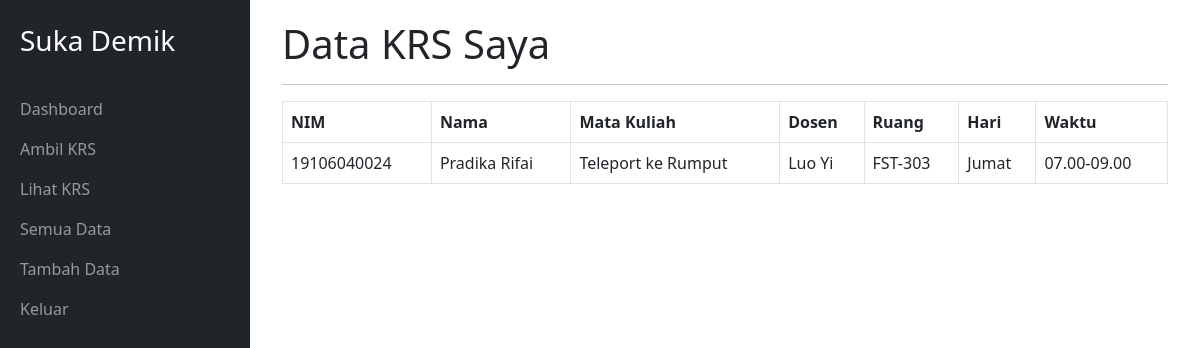
The app's page /krsku.php (signed in) with its own data.
### tables this page shows
CREATE TABLE `jadwal` (
  `id` bigint(20) NOT NULL,
  `nim` bigint(20) NOT NULL,
  `nid` bigint(20) NOT NULL,
  `idm` bigint(20) NOT NULL,
  `idw` bigint(20) NOT NULL
);

CREATE TABLE `mahasiswa` (
  `nim` bigint(20) NOT NULL,
  `nama_mhs` varchar(50) NOT NULL,
  `password` varchar(255) NOT NULL,
  `semester` int(11) NOT NULL,
  `jenkel` varchar(10) NOT NULL,
  `jurusan` varchar(50) NOT NULL
);

CREATE TABLE `matkul` (
  `idm` bigint(11) NOT NULL,
  `nid` bigint(20) NOT NULL,
  `idw` bigint(20) NOT NULL,
  `nama_mk` varchar(50) NOT NULL,
  `semester` int(11) NOT NULL,
  `sks` int(11) NOT NULL
);

CREATE TABLE `dosen` (
  `nid` bigint(20) NOT NULL,
  `nama_dsn` varchar(50) NOT NULL,
  `jenkel` varchar(10) NOT NULL
);

CREATE TABLE `waktu` (
  `idw` bigint(20) NOT NULL,
  `waktu` varchar(50) NOT NULL,
  `hari` varchar(50) NOT NULL,
  `ruangan` varchar(50) NOT NULL
);

### krsku.php (the view, shortened to what this page needs)
<?php
include 'include/header.php';
$nim = $_SESSION['nim'];
$result = mysqli_query($mysqli, "SELECT
*
FROM jadwal
LEFT JOIN mahasiswa
ON jadwal.nim = mahasiswa.nim
LEFT JOIN dosen
ON jadwal.nid = dosen.nid
LEFT JOIN matkul
ON jadwal.idm = matkul.idm
LEFT JOIN waktu
ON jadwal.idw = waktu.idw
WHERE jadwal.nim = '.$nim.';");
?>
<div id="page-content-wrapper">
    <div class="container-fluid">
        <div class="row">
            <div class="col-lg-12">
                <h1>Data KRS Saya</h1>
                <hr>
                <table class="table table-bordered" cellspacing="0" width="100%">
                    <thead>
                        <tr>
                            <th>NIM</th>
                            <th>Nama</th>
                            <th>Mata Kuliah</th>
                            <th>Dosen</th>
                            <th>Ruang</th>
                            <th>Hari</th>
                            <th>Waktu</th>
                        </tr>
                    </thead>
                    <tbody>
                        <?php
                        if ($result->num_rows > 0) {
                            while ($row = $result->fetch_assoc()) {
                                echo "
                                <tr>
                            <td>" . $row['nim'] . "</td>
                            <td>" . $row['nama_mhs'] . "</td>
                            <td>" . $row['nama_mk'] . "</td>
                            <td>" . $row['nama_dsn'] . "</td>
                            <td>" . $row['ruangan'] . "</td>
                            <td>" . $row['hari'] . "</td>
                            <td>" . $row['waktu'] . "</td>
                        </tr>";
                            }
                        } else {
                            echo "0 results";
                        }
                        ?>
                    </tbody>
                </table>
            </div>
        </div>
    </div>
</div>
<?php
include 'include/footer.php';
?>

### css/side.css (style rules this page uses)
body { overflow-x: hidden; }
#page-content-wrapper { width: 100%; position: absolute; padding: 15px; }
@media (min-width:768px) { #page-content-wrapper { padding: 20px; position: relative; } }

### records on screen
jadwal: nim.nim "19106040024", nim.nama_mhs "Pradika Rifai", idm.nama_mk "Teleport ke Rumput", nid.nama_dsn "Luo Yi", idw.ruangan "FST-303", idw.hari "Jumat", idw.waktu "07.00-09.00"
